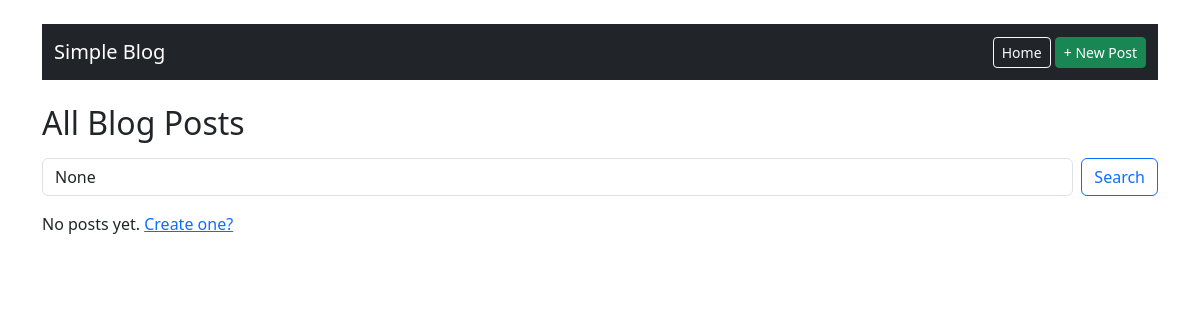
Before: / with the older database file.
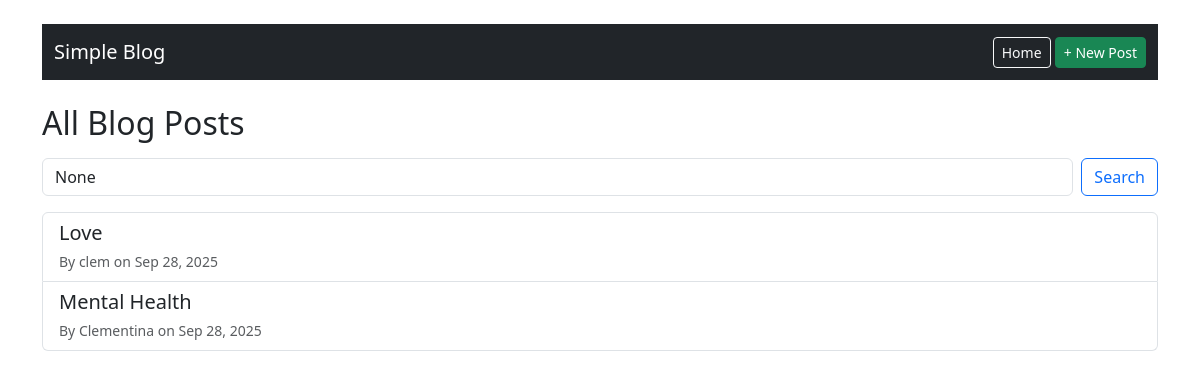
After: the same page with the newer database file.
### blog/models.py (models this page shows, shortened)
class Post(models.Model):
    title = models.CharField(max_length=200)
    content = models.TextField()
    author = models.CharField(max_length=100)
    created_at = models.DateTimeField(auto_now_add=True)

### blog/views.py (the view)
# urls.py: path('', views.post_list, name='post_list'),
def post_list(request):
    query = request.GET.get("q")
    if query:
        posts = Post.objects.filter(title__icontains=query).order_by('-created_at')
    else:
        posts = Post.objects.all().order_by('-created_at')
    return render(request, 'blog/post_list.html', {'posts': posts, 'query': query})

### blog/templates/blog/post_list.html
{% extends 'blog/base.html' %}
{% block content %}
<h2 class="mb-3">All Blog Posts</h2>
<form method="get" class="d-flex mb-3">
    <input type="text" name="q" class="form-control me-2"
           placeholder="Search posts..." value="{{ query }}">
    <button type="submit" class="btn btn-outline-primary">Search</button>
</form>
<div class="list-group">
    {% if posts %}
        {% for post in posts %}
            <a href="{% url 'post_detail' post.pk %}" class="list-group-item list-group-item-action">
                <h5 class="mb-1">{{ post.title }}</h5>
                <small class="text-muted">
                    By {{ post.author }} on {{ post.created_at|date:"M d, Y" }}
                </small>
            </a>
        {% endfor %}
    {% else %}
        {% if query %}
            <p>No results found for "<strong>{{ query }}</strong>".</p>
        {% else %}
            <p>No posts yet. <a href="{% url 'post_create' %}">Create one?</a></p>
        {% endif %}
    {% endif %}
</div>
{% endblock %}

### blog/templates/blog/base.html (shortened to what this page needs)
<!DOCTYPE html>
<html lang="en">
<head>
    <link href="https://cdn.jsdelivr.net/npm/bootstrap@5.3.3/dist/css/bootstrap.min.css" rel="stylesheet">
</head>
<body class="container my-4">
    <nav class="navbar navbar-expand-lg navbar-dark bg-dark mb-4">
        <div class="container-fluid">
            <a class="navbar-brand" href="{% url 'post_list' %}">Simple Blog</a>
            <div>
                <a href="{% url 'post_list' %}" class="btn btn-outline-light btn-sm">Home</a>
                <a href="{% url 'post_create' %}" class="btn btn-success btn-sm">+ New Post</a>
            </div>
        </div>
    </nav>
    {% block content %}{% endblock %}
</body>
</html>

Changed rows visible on the page:
added Post: title "Love", author "clem", created_at "Sep 28, 2025"
added Post: title "Mental Health", author "Clementina", created_at "Sep 28, 2025"
Other visible differences:
text no longer shown: "No posts yet. Create one?"
